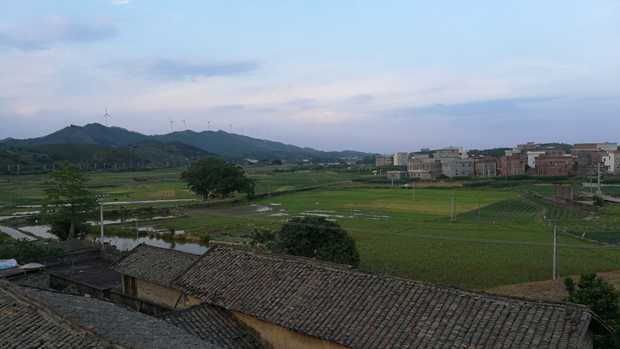
#> input picture pic/scene1.jpg, 620 x 349 px
$ python match_bf.py
#> lines starting #> are read from the running program, lines starting #| are printed output that depends on the picture
import numpy as np
import cv2 as cv
import matplotlib.pyplot as plt

# img1 = cv.imread("pic/box.png", cv.IMREAD_GRAYSCALE)
# img2 = cv.imread("pic/box_in_scene.png", cv.IMREAD_GRAYSCALE)

img1 = cv.imread("pic/scene1.jpg", cv.IMREAD_COLOR)
#> img1 is the input picture: shape (349, 620, 3); mean B, G, R 122.4, 118.5, 107.5
img2 = cv.imread("pic/scene2.jpg", cv.IMREAD_COLOR)
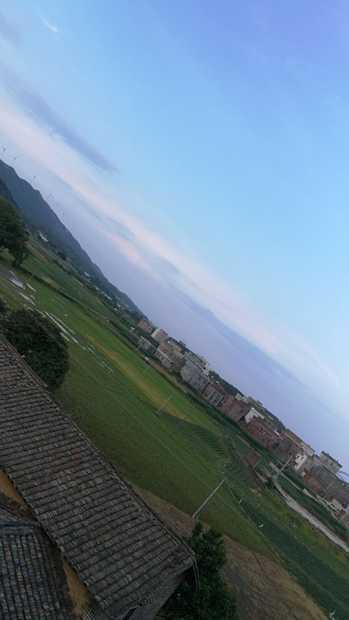
#> input picture pic/scene2.jpg, 349 x 620 px
#> img2 is the input picture: shape (620, 349, 3); mean B, G, R 148.2, 129.9, 107.3

img1_gray = cv.cvtColor(img1, cv.COLOR_BGR2GRAY)
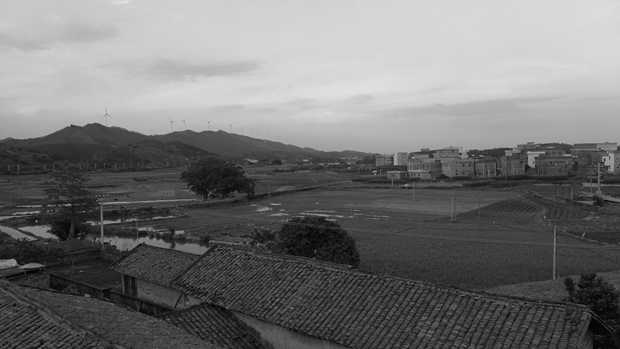
#> img1_gray: shape (349, 620); min 0, max 225, mean 115.7
img2_gray = cv.cvtColor(img2, cv.COLOR_BGR2GRAY)
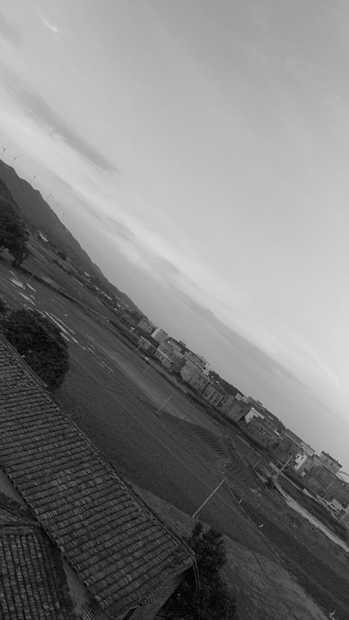
#> img2_gray: shape (620, 349); min 0, max 222, mean 125.2

sift = cv.xfeatures2d.SIFT_create()

kp1, des1 = sift.detectAndCompute(img1_gray, None)
#> kp1 = 1017 keypoints; strongest (x, y, size): (12, 262, 5.5), (119, 221, 2.6), (406, 185, 2.1), (37, 212, 1.9)
kp2, des2 = sift.detectAndCompute(img2_gray, None)
#> kp2 = 871 keypoints; strongest (x, y, size): (340, 466, 2.2), (146, 358, 2.1), (153, 335, 2.7), (262, 417, 2.1)

bf = cv.BFMatcher()
matches = bf.knnMatch(des1, des2, k=2)
#> matches = 1017 matches
print("type(matches): ", type(matches))
#| type(matches):  <class 'tuple'>
good = []
for m, n in matches:
    if m.distance < 0.75 * n.distance:
        good.append([m])
#> after the loop, good = 168 matches

img3 = cv.drawMatchesKnn(img1, kp1, img2, kp2, good, None, flags=cv.DrawMatchesFlags_NOT_DRAW_SINGLE_POINTS)
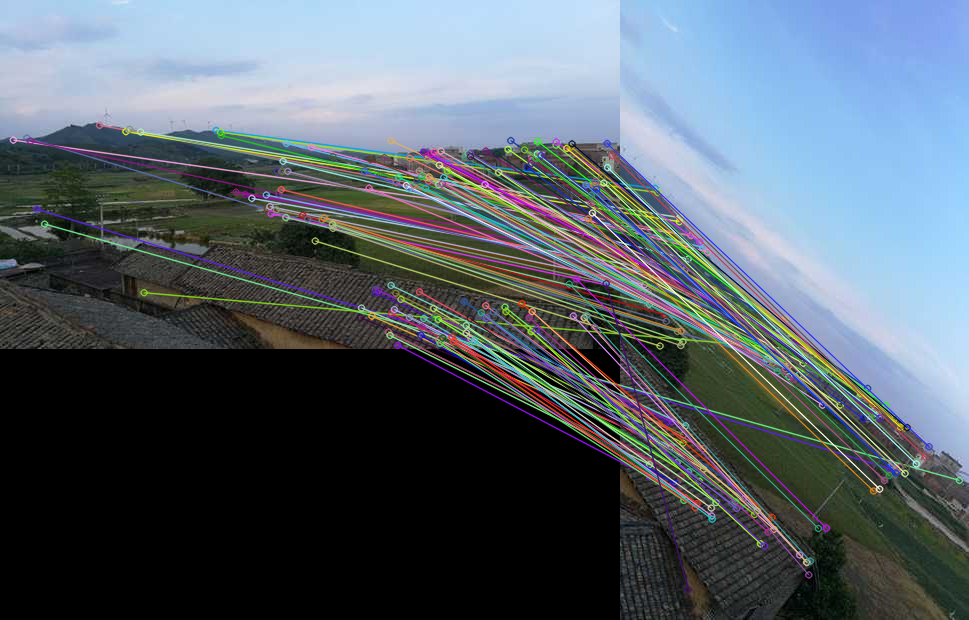
#> img3: shape (620, 969, 3); mean B, G, R 105.7, 96.8, 86
# plt.imshow(img3)
# plt.show()
cv.imwrite("pic/bfmatcher.jpg", img3)
cv.imshow("dst", img3)
cv.waitKey(0)
cv.destroyAllWindows()
